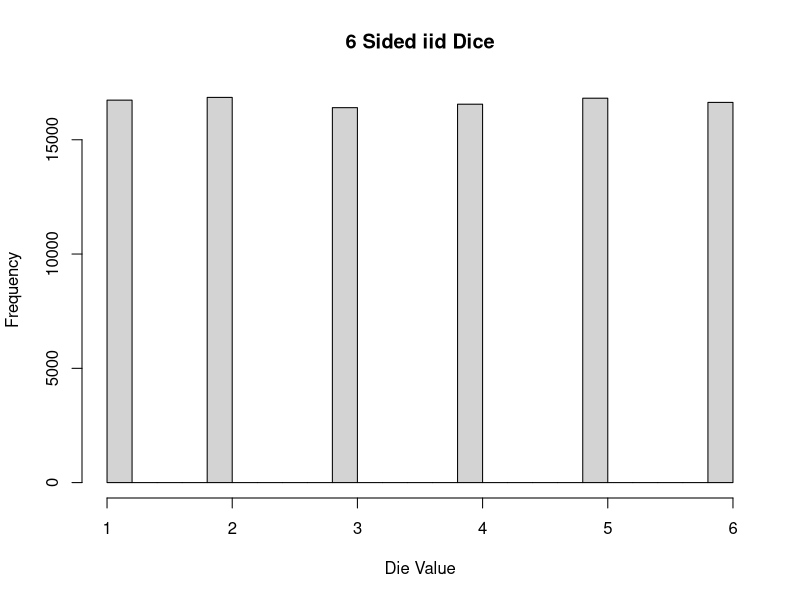
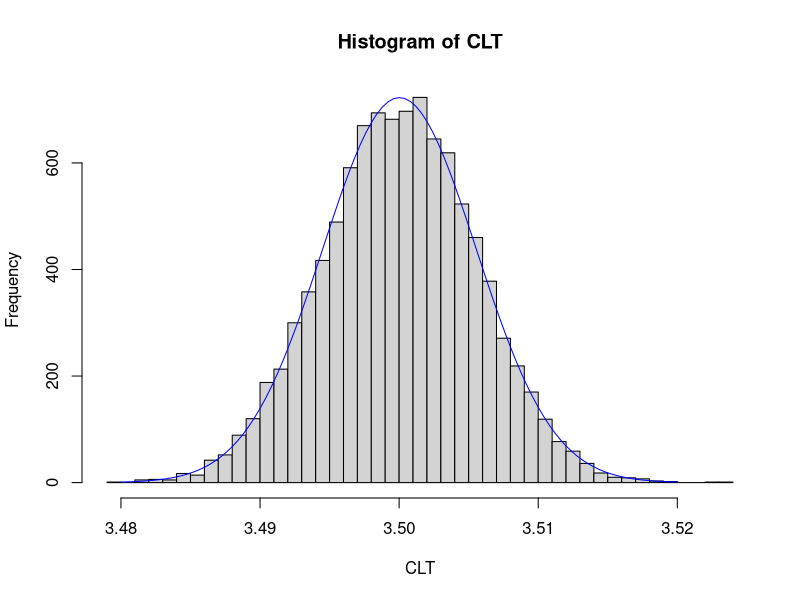

Recreate these plots in R, in order.
### Examination of the Central Limit Theerom and the Law of Large Numbers

# Sample a 6 sided iid die and plot distribution
die.rolls <- sample(x=1:6, size=100000, replace=TRUE)
hist(die.rolls, main = "6 Sided iid Dice", xlab= "Die Value")
mean(die.rolls)

# Collect 
CLT <- replicate(n=10000, mean(sample(x=1:6, size=100000, replace=TRUE)))
hist(CLT, breaks=50)
mean(CLT)
sd(CLT)
meanCLT<- mean(CLT)
sdCLT <- sd(CLT)

curve(((10/sqrt(2*3.14*sdCLT^2))*exp(-0.5*(x-meanCLT)^2/sdCLT^2)), from=3.48, to =3.52,
                  col="blue", add=TRUE)



#### Exercises
# 1.  Vary the number of die rolls (size = ) and plot the histogram for each.
#     Start with a small number like 20 and then add a zero (so 200 would be next) and
#     examine how the distribution takes on its true form as the number of samples
#     gets larger.

# 2.  Similarly to 1, changes the number of replicates (n = ) in the CLT calculations 
#     starting with a small number like 20 then add a zero (so 200 would be next) and
#     examine how the distribution of means takes on its true form of the Normal Distribution.

# 3.  Run the same analysis for a 4 sided die (x = 1:4) and convince yourself of the CLT and LLN.
#     Before your run the curve command in line 16, adjust the from = and to = values to 
#     be consistent with those on the histogram If the resources of your system permit, 
#     try a larger die, maybe 8 or 10 sided, but be prepared for this to take some time.

